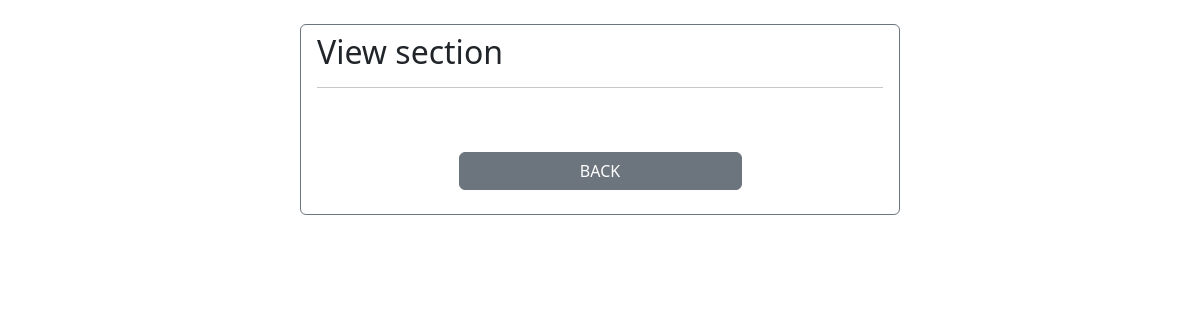
Page /Staff/operation/section/viewSection.php?code=BIC30513&number=3&type=A (signed in) on the earlier database version.
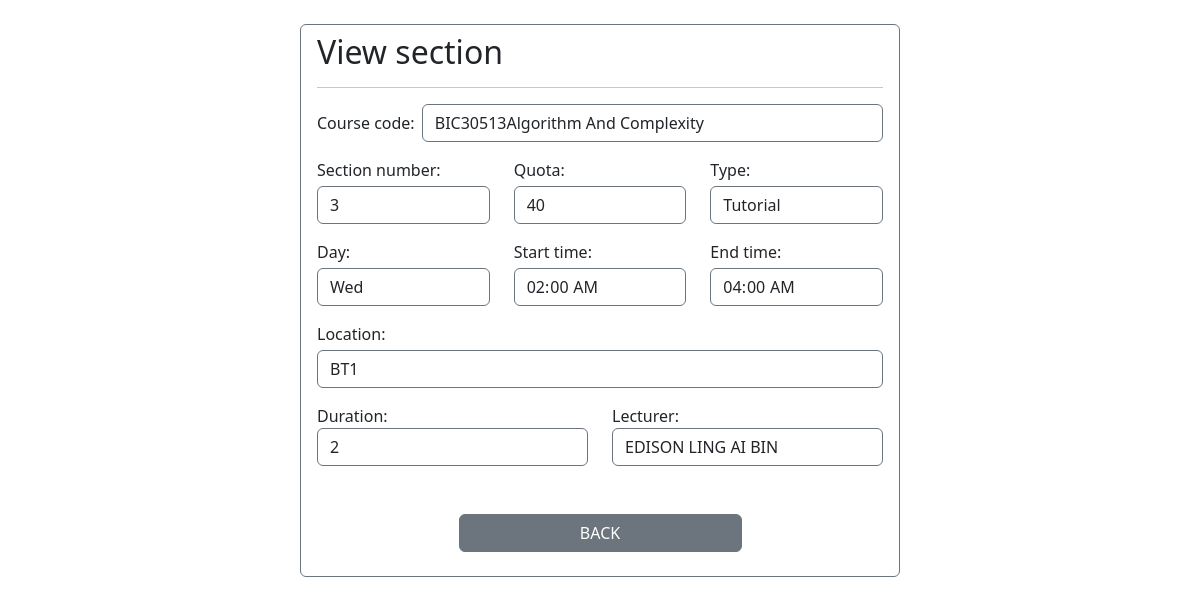
Same page on the later database version.
### tables this page shows
CREATE TABLE `section` (
  `section_number` int(11) NOT NULL,
  `section_type` varchar(255) NOT NULL,
  `course_code` varchar(255) NOT NULL,
  `lecturer_id` int(11) NOT NULL,
  `section_day` varchar(255) NOT NULL,
  `section_start_time` time NOT NULL,
  `section_end_time` time NOT NULL,
  `section_duration` int(11) NOT NULL,
  `section_quota` int(11) NOT NULL,
  `section_location` varchar(255) NOT NULL,
  `section_archive` tinyint(1) NOT NULL DEFAULT 0
);

CREATE TABLE `course` (
  `course_code` varchar(255) NOT NULL,
  `course_name` varchar(255) NOT NULL,
  `course_credit_hour` int(11) NOT NULL,
  `course_archive` int(11) NOT NULL DEFAULT 0
);

CREATE TABLE `lecturer` (
  `lecturer_id` int(11) NOT NULL,
  `lecturer_name` varchar(255) NOT NULL,
  `lecturer_phone_number` varchar(255) NOT NULL,
  `lecturer_gender` enum('Male','Female') NOT NULL,
  `lecturer_race` enum('Malay','Chinese','India','Other') NOT NULL,
  `lecturer_email` varchar(255) NOT NULL,
  `lecturer_password` varchar(255) NOT NULL,
  `lecturer_archive` tinyint(1) NOT NULL DEFAULT 0,
  `lecturer_personal_email` varchar(255) DEFAULT NULL
);

### Staff/operation/section/viewSection.php (the view, shortened to what this page needs)
<?php
  if(!isset($_SESSION['admin'])) {
    echo 'Please login first <br>';
    echo 'Click <a href="index.php">here<a/> to login';
  }else {
    include '../../db.php';
?>
<!DOCTYPE html>
<html lang="en">
<head>
  <link href="https://cdn.jsdelivr.net/npm/bootstrap@5.3.3/dist/css/bootstrap.min.css" rel="stylesheet"
>
  <link rel="stylesheet" href="https://cdnjs.cloudflare.com/ajax/libs/font-awesome/6.5.2/css/all.min.css"
 />
  <link rel="stylesheet" href="../../styles/style.css">
</head>
<body>
  <form class="w-50 mx-auto rounded border border-secondary px-3 pt-2 pb-4 mt-4 position-relative">
    <h2>View section</h2>
    <hr>
    <?php
      $course_code = $_GET['code'];
      $section_number = $_GET['number'];
      $section_type = $_GET['type'];
      $sql = "SELECT s.*, l.lecturer_name, c.course_name
        FROM section s
        JOIN lecturer l ON s.lecturer_id = l.lecturer_id
        JOIN course c ON s.course_code = c.course_code
        WHERE s.course_code = ? AND s.section_number = ? AND s.section_type = ?";
      $stmt = $conn->prepare($sql);
      $stmt->bind_param("sis", $course_code, $section_number, $section_type);
      $stmt->execute();
      $result = $stmt->get_result();
      if($row = $result->fetch_assoc()) {
    ?>
    <div class="d-flex align-items-center">
      <p style="width: 130px" class="m-0">Course code:</p>
      <input type="text" value="<?php echo $row["course_code"] . $row["course_name"]?>"
        class="form-control border border-secondary" readonly>
    </div>
    <div class="mt-3">
      <div class="row">
        <div class="col">
          <p class="mb-1">Section number:</p>
        </div>
        <div class="col">
          <p class="mb-1">Quota:</p>
        </div>
        <div class="col">
          <p class="mb-1">Type:</p>
        </div>
      </div>
      <div class="row">
        <div class="col">
          <input type="number" class="form-control border border-secondary" name="section-number"
            value="<?php echo $row["section_number"] ?>" readonly>
        </div>
        <div class="col">
          <input type="number" class="form-control border border-secondary" name="section-quota"
            value="<?php echo $row["section_quota"] ?>" readonly>
        </div>
        <div class="col">
          <input type="text" class="form-control border border-secondary" name="section-type"
            value="<?php echo $row["section_type"] === 'A' ? 'Tutorial': 'Lecture'?>" readonly>
        </div>
      </div>
    </div>
    <div class="mt-3">
      <div class="row">
        <div class="col">
          <p class="mb-1">Day:</p>
        </div>
        <div class="col">
          <p class="mb-1">Start time:</p>
        </div>
        <div class="col">
          <p class="mb-1">End time:</p>
        </div>
      </div>
      <div class="row">
        <div class="col">
          <input type="text" class="form-control border border-secondary" name="section-day"
            value="<?php echo $row["section_day"] ?>" readonly>
        </div>
        <div class="col">
          <input type="time" name="section-start-time" class="form-control border border-secondary" readonly
            value="<?php echo $row["section_start_time"] ?>">
        </div>
        <div class="col">
          <input type="time" name="section-end-time" class="form-control border border-secondary" readonly
            value="<?php echo $row["section_end_time"] ?>">
        </div>
      </div>
    </div>
    <p class="mt-3 mb-1">Location:</p>
    <input type="text" name="section-location" class="form-control border border-secondary" readonly
      value="<?php echo $row["section_location"] ?>">
    <div class="mt-3">
      <div class="row">
        <div class="col">
          Duration:
        </div>
        <div class="col">
          Lecturer:
        </div>
      </div>
      <div class="row">
        <div class="col">
          <input type="number" readonly name="section-duration" class="form-control border border-secondary"
            value="<?php echo $row["section_duration"] ?>">
        </div>
        <div class="col">
          <input type="text" readonly name="lecturer-name" class="form-control border border-secondary"
            value="<?php echo $row["lecturer_name"] ?>">
        </div>
      </div>
    </div>
    <?php
      }
    ?>
    <div class="text-center">
      <button class="btn btn-secondary block w-50 mx-auto mt-5" type="button" name="back" id="back-button"
        onclick="window.location.href = '../../section.php'">BACK</button>
    </div>
  </form>
</body>
</html>
<?php
  }
?>

Differences in the rows shown:
added section: course_code.course_name "BIC30513Algorithm And Complexity", section-number "3", section-quota "40", section-type "Tutorial", section-day "Wed", section-start-time "02:00:00", section-end-time "04:00:00", section-location "BT1", section-duration "2", lecturer-name "EDISON LING AI BIN"
Other differences:
text now shown: "Course code: Section number: Quota: Type: Day: Start time: End time: Location: Duration: Lecturer:"
